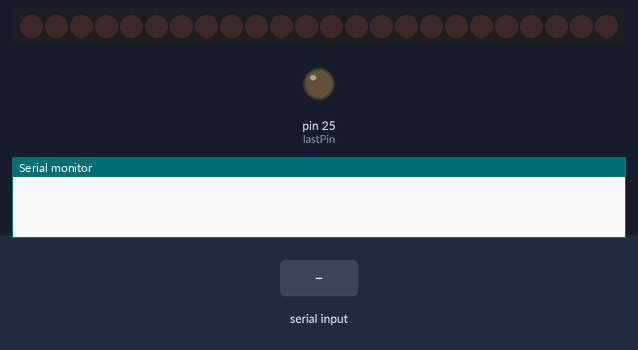
The sketch below on a simulated Arduino Mega 2560, built with avr-gcc and run on an emulated ATmega2560. Shown: 24 shift-register outputs drawn as a row of LEDs (first output left, lit = HIGH), output pins drawn as LEDs (lit = HIGH), the last lines printed to the serial monitor. Wiring (inferred from the names in the program): 3 × shift register (74HC595): data pin 22; shift clock pin 23; latch pin 24. Wiring (inferred from the signals the program sends): row of LEDs: on Q0, Q1, Q2, Q3, Q4, Q5, Q6, Q7, Q8, Q9, Q10, Q11, Q12, Q13, Q14, Q15, Q16, Q17, Q18, Q19, Q20, Q21, Q22, Q23. Dashed ring = blinking. The inputs (shaded band) are chosen by the test bench. Pins used as bus, display or sensor lines are not drawn.

Above: at 1.2 s.
1.3 s: "1 90\n" received over Serial
At 1.52 s:
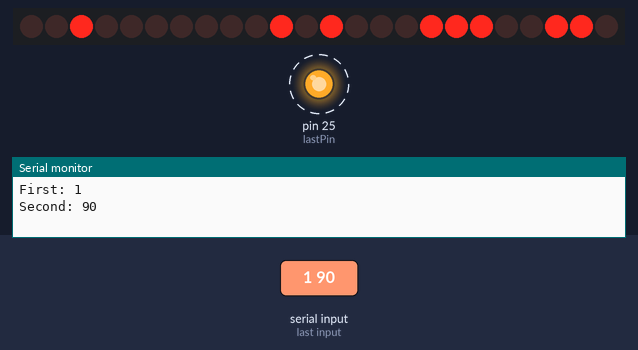
4.3 s: "5\n" received over Serial
At 5.1 s:
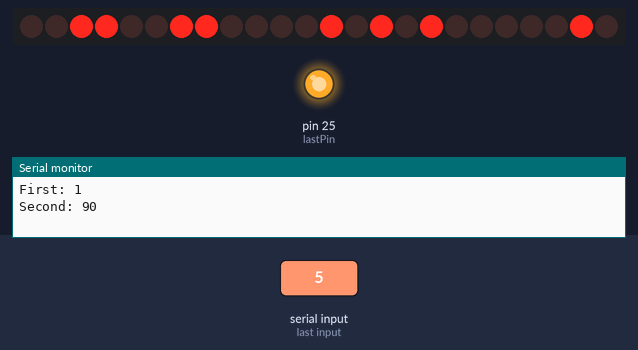
5.8 s: "1 90 45\n" received over Serial
At 6.02 s:
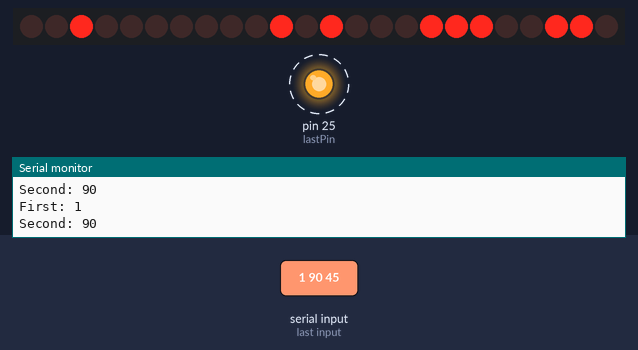
8.8 s: "90 45 200\n" received over Serial
At 8.8 s:
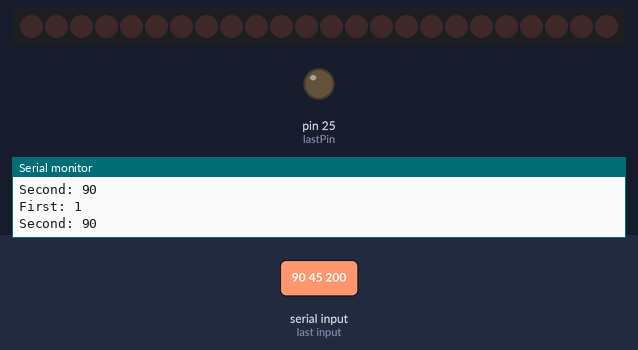
Timing chart, 0 to 11.3 s (numbered marks = the images above; inputs shaded):
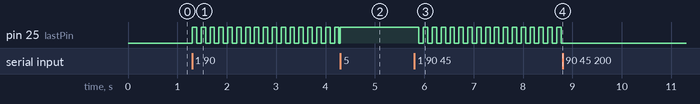

Measured:
- after the input at 1.3 s, pin 25 (lastPin): alternates HIGH for 0.09 s and LOW for 0.09 s, starting at once
- after the input at 5.8 s, pin 25 (lastPin): alternates HIGH for 0.09 s and LOW for 0.09 s, starting after 0.09 s
- after the input at 8.8 s, pin 25 (lastPin): stops changing and stays LOW

The sketch:

ledmatrix.ino
```cpp
///uint8_t data3 = 0b11100110; uint8_t data2 = 0b00101000; uint8_t data1 = 0b00100000; digitalWrite(lastPin,HIGH); left up
///uint8_t data3 = 0b00100011; uint8_t data2 = 0b10101010; uint8_t data1 = 0b01000010; digitalWrite(lastPin,LOW);  left
///uint8_t data3 = 0b00111000; uint8_t data2 = 0b11001010; uint8_t data1 = 0b10001000; digitalWrite(lastPin,LOW);  left down
///uint8_t data3 = 0b00100000; uint8_t data2 = 0b10111110; uint8_t data1 = 0b00100010; digitalWrite(lastPin,LOW);  down
///uint8_t data3 = 0b10000010; uint8_t data2 = 0b00001010; uint8_t data1 = 0b00110011; digitalWrite(lastPin,HIGH); down right
///uint8_t data3 = 0b00100001; uint8_t data2 = 0b00101010; uint8_t data1 = 0b11100010; digitalWrite(lastPin,LOW);  right
///uint8_t data3 = 0b00001000; uint8_t data2 = 0b10101001; uint8_t data1 = 0b10001110; digitalWrite(lastPin,LOW);  right up
///uint8_t data3 = 0b00100010; uint8_t data2 = 0b00111110; uint8_t data1 = 0b10000010; digitalWrite(lastPin,LOW);  up


const uint8_t dat3[] = {0b00000000, 0b11100110, 0b00100011, 0b00111000, 0b00100000, 0b10000010, 0b00100001, 0b00001000, 0b00100010, 0b11111111,0b10001010, 0b01010111, 0b10101000};
const uint8_t dat2[] = {0b00000000, 0b00101000, 0b10101010, 0b11001010, 0b10111110, 0b00001010, 0b00101010, 0b10101001, 0b00111110, 0b11111111,0b10001000, 0b11010101, 0b00101010};
const uint8_t dat1[] = {0b00000000, 0b00100000, 0b01000010, 0b10001000, 0b00100010, 0b00110011, 0b11100010, 0b10001110, 0b10000010, 0b11111111,0b10101000, 0b11110101, 0b00001010};
const bool lastPinForPattern[] = {
  false,
  true,
  false,
  false,
  false,
  true,
  false,
  false,
  false,
  true,
  true,
  false,
  true
};

int latchPin = 24;
int clockPin = 23;
int dataPin = 22;
int lastPin = 25;
int i = 1;
const unsigned long blinkInterval = 50;
bool blinkState = false;

int state = 0;
unsigned long previousMillis = 0;
int index = 0;
int blinktime=0;


void display(uint8_t d3, uint8_t d2, uint8_t d1){
  digitalWrite(latchPin, LOW);
  shiftOut(dataPin, clockPin, LSBFIRST, d3);
  shiftOut(dataPin, clockPin, LSBFIRST, d2);
  shiftOut(dataPin, clockPin, LSBFIRST, d1);
  digitalWrite(latchPin, HIGH);
}


void setup() {
  Serial.begin(115200);
  pinMode(lastPin, OUTPUT);
  pinMode(latchPin, OUTPUT);
  pinMode(dataPin, OUTPUT);
  pinMode(clockPin, OUTPUT);
}


void loop() {


  if (Serial.available() > 0) {
    String input = Serial.readStringUntil('\n');
    input.trim();
    int spaceIndex = input.indexOf(' ');

    if (spaceIndex != -1) {
      String firstValueStr = input.substring(0, spaceIndex);
      String secondValueStr = input.substring(spaceIndex + 1);

      state = firstValueStr.toInt();
      blinktime = secondValueStr.toInt();

      Serial.print("First: "); Serial.println(state);
      Serial.print("Second: "); Serial.println(blinktime);
    }
    else{
      state = input.toInt();
      blinktime = 0;
    }
  }


  if (state < 0 || state >= (int)(sizeof(dat1) / sizeof(dat1[0]))) return;

  if (blinktime != 0) {

    unsigned long currentMillis = millis();

    if (currentMillis - previousMillis >= blinktime) {
      previousMillis = currentMillis;
      blinkState = !blinkState;

      bool lastOn = lastPinForPattern[state];

      if (blinkState) {
        display(dat3[state], dat2[state], dat1[state]);
        digitalWrite(lastPin, lastOn ? HIGH : LOW);
      }
      else {
        display(0, 0, 0);
        digitalWrite(lastPin, LOW);
      }
    }
  }
  else {
    display(dat3[state], dat2[state], dat1[state]);
    digitalWrite(lastPin, lastPinForPattern[state] ? HIGH : LOW);
  }
}
```
